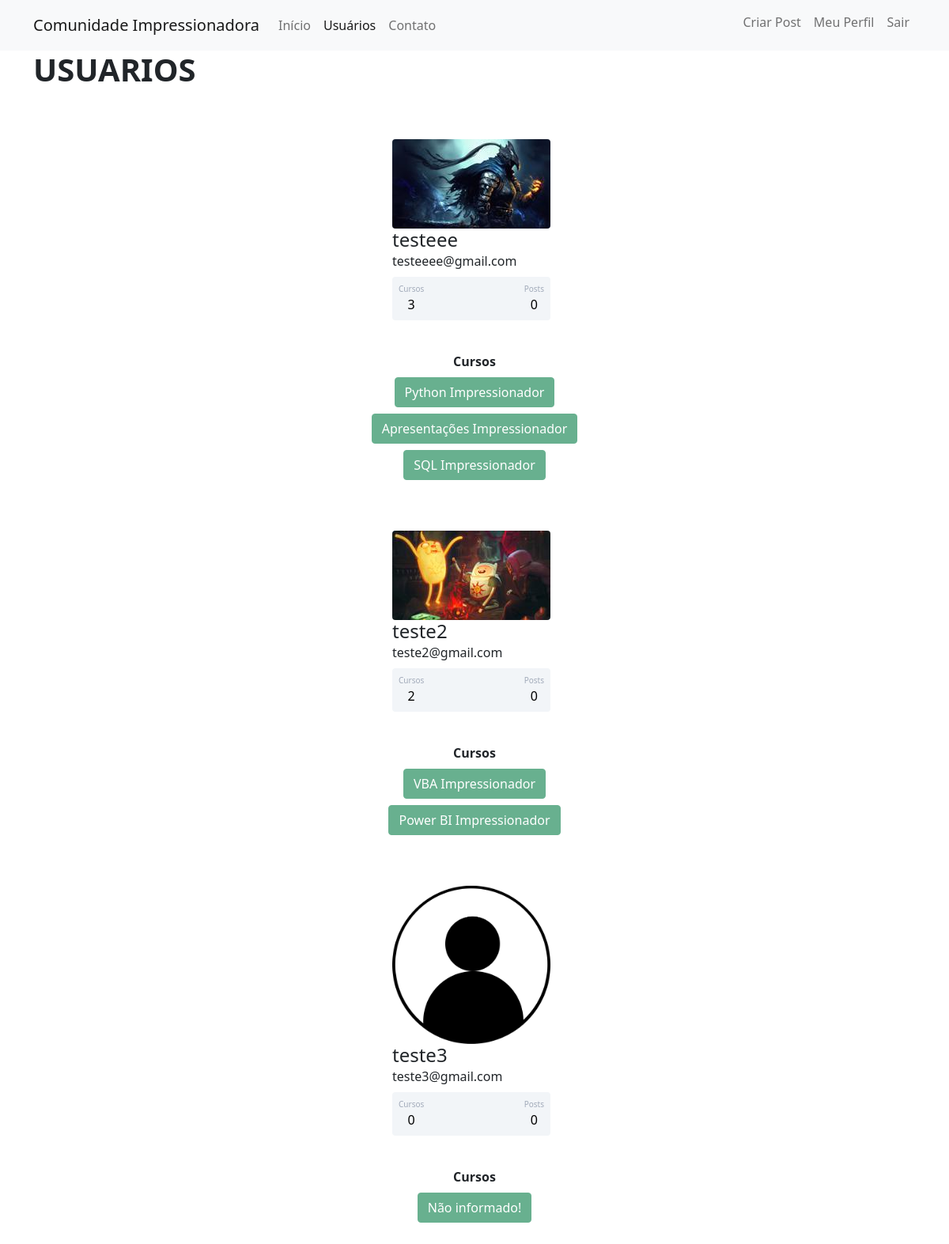
/usuarios (signed in), run on the app's committed database.
### comunidadeimpressionadora/models.py (models this page shows)
class Usuario(db.Model, UserMixin):
    __tablename__ = 'usuarios'
    id = db.Column(db.Integer, primary_key=True)
    username = db.Column(db.String(80), unique=True, nullable=False)
    email = db.Column(db.String, unique=True, nullable=False)
    senha = db.Column(db.String(30), nullable=False)
    foto_perfil = db.Column(db.String, default='default.jpg')
    cursos = db.Column(db.String, nullable=False, default='Não informado!')
    posts = db.relationship('Post', backref='autor', lazy=True)

### comunidadeimpressionadora/routes.py (the view)
@app.route('/usuarios')
@login_required
def usuarios():
    lista_usuarios = Usuario.query.all()
    return render_template('usuarios.html',lista_usuarios=lista_usuarios)

### comunidadeimpressionadora/models.py (called while the page is built)
@login_manager.user_loader
def load_usuario(id_usuario):
     return Usuario.query.get(int(id_usuario))

### comunidadeimpressionadora/templates/usuarios.html (shortened to what this page needs)
{% extends 'base.html'%}
{% block body%}
        <div class="container">
            <h1><strong>USUARIOS</strong></h1>
            {% for usuario in lista_usuarios %}
                  <div class="container mt-5 d-flex flex-column align-items-center">
                      <div class="card p-3 mb-4" style="max-width: 450px; width: 100%;">
                          <div class="d-flex flex-column align-items-center">
                              <div class="image pe-2"> <img src="{{ url_for('static', filename='fotos_perfil/{}'.format(usuario.foto_perfil)) }}" class="rounded" width="200" >
                                  <div class="ml-3 w-100 ">
                                      <h4 class="mb-0 mt-0">{{ usuario.username }}</h4>
                                      <span>{{ usuario.email }}</span>
                                      <div class="p-2 mt-2 bg-primary d-flex justify-content-between rounded text-white stats" style="text-align: center">
                                          {% if 'Não informado' in usuario.cursos %}
                                            <div class="d-flex flex-column"><span class="articles">Cursos</span><span class="number1">0</span></div>
                                          {% else %}
                                           <div class="d-flex flex-column"><span class="articles">Cursos</span><span class="number1">{{ usuario.cursos.count(';') + 1 }}</span></div>
                                          {% endif %}
                                          <div class="d-flex flex-column"><span class="rating">Posts</span><span class="number3">0</span></div>
                                      </div>
                                  </div>
                              </div>
                          </div>
                      </div>
                  </div>
<div class="row justify-content-center">
    <div class="col col-4" style="text-align: center">
        <strong>Cursos</strong><br>
        {% for curso in usuario.cursos.split(";") %}
            <button type="button" class="btn btn-success mt-2" disabled>{{ curso }}</button>
        {% endfor %}
    </div>
</div>
            {% endfor %}
        </div>
{% endblock %}

### comunidadeimpressionadora/templates/base.html (shortened to what this page needs)
<!DOCTYPE html>
<html lang="pt-br">
<head>
    <link href="https://cdn.jsdelivr.net/npm/bootstrap@5.0.2/dist/css/bootstrap.min.css" rel="stylesheet">
    <link rel="stylesheet" type="text/css" href="{{ url_for('static', filename='main.css') }}">
</head>
<body>
    {% include 'navbar.html' %}
    {% block body %}
    {% endblock %}
    <script src="https://cdn.jsdelivr.net/npm/bootstrap@5.0.2/dist/js/bootstrap.bundle.min.js"></script></body>
</html>

### comunidadeimpressionadora/templates/navbar.html (shortened to what this page needs)
<nav class="navbar navbar-expand-lg navbar-light bg-light">
  <div class="container-fluid container">
    <a class="navbar-brand" href="{{ url_for('home') }}">Comunidade Impressionadora</a>
    <div class="collapse navbar-collapse" id="navbarSupportedContent">
      <ul class="navbar-nav me-auto mb-2 mb-lg-0">
        <li class="nav-item">
          <a class="nav-link {% if request.path == '/' %} active {% endif %}" aria-current="page" href="{{ url_for('home') }}">Início</a>
        </li>
        <li class="nav-item">
          <a class="nav-link {% if request.path.startswith('/usuarios') %} active {% endif %}" href="{{ url_for('usuarios') }}">Usuários</a>
        </li>
          <li class="nav-item">
          <a class="nav-link {% if request.path.startswith('/contato') %} active {% endif %}" href="{{ url_for('contato') }}">Contato</a>
        </li>
      </ul>
      <ul class="d-flex navbar-nav mb-2">
          {% if current_user.is_authenticated %}
          <li class="nav-item">
              <a class="nav-link {% if request.path.startswith('/login') %} active {% endif %}" aria-current="page" href="{{ url_for('criar_post') }}">Criar Post</a>
          </li>
          <li class="nav-item">
              <a class="nav-link {% if request.path.startswith('/login') %} active {% endif %}" aria-current="page" href="{{ url_for('perfil') }}">Meu Perfil</a>
          </li>
          <li class="nav-item">
              <a class="nav-link {% if request.path.startswith('/login') %} active {% endif %}" aria-current="page" href="{{ url_for('sair') }}">Sair</a>
          </li>
          {% endif %}
      </ul>
    </div>
  </div>
</nav>

### comunidadeimpressionadora/static/main.css (style rules this page uses)
.card { width: 400px; border: none; border-radius: 10px; background-color: #fff; }
.stats { background: #f2f5f8 !important; color: #000 !important; }
.articles { font-size:10px; color: #a1aab9; }
.number1 { font-weight:500; }
.rating { font-size:10px; color: #a1aab9; }
.number3 { font-weight:500; }

### data on the page
Usuario: foto_perfil (picture), username "testeee", email "testeeee@gmail.com", cursos "3", curso "Python Impressionador" "Apresentações Impressionador" "SQL Impressionador"
Usuario: foto_perfil (picture), username "teste2", email "teste2@gmail.com", cursos "2", curso "VBA Impressionador" "Power BI Impressionador"
Usuario: foto_perfil (placeholder picture), username "teste3", email "teste3@gmail.com", shows "Cursos", cursos "Não informado!"
